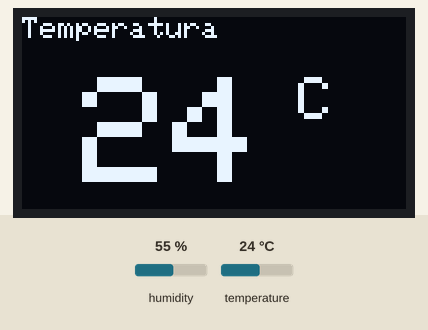
Simulated run of this sketch. Board: ESP8266 (NodeMCU). Shown: 128×64 one-colour display. The test bench sets the inputs (shaded band); at power-on: humidity 55 %, temperature 24 °C. WiFi joins after 1.5 s; servers stay silent unless stated; no MQTT or app messages arrive unless stated.

Above: at 7.3 s.
7.4 s: humidity set to 22 %
At 18.5 s:
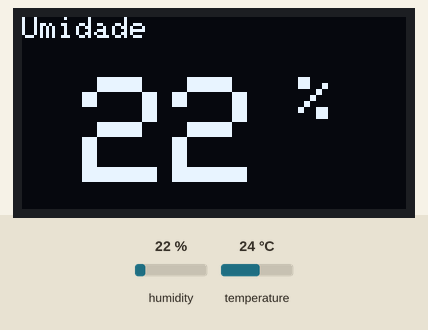
19.3 s: temperature set to 12 °C
At 26.2 s:
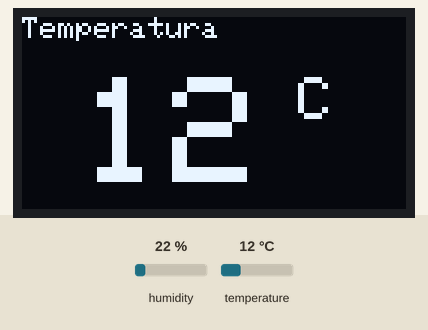
28.3 s: humidity set to 40 %
At 36.4 s:
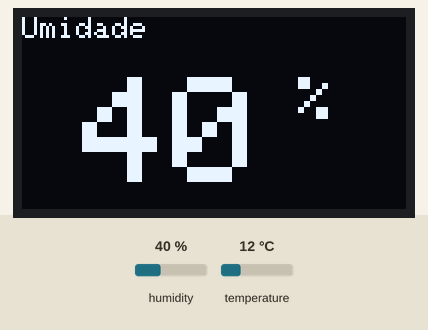
37.4 s: temperature set to 19 °C
At 44.1 s:
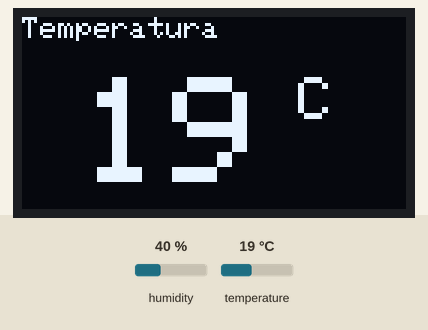
Timing chart, 0 to 45.6 s (numbered marks = the images above; inputs shaded):
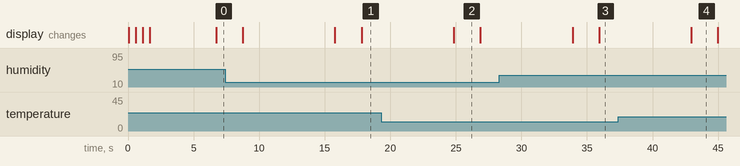

The sketch:

Medidor_Temperatura_Umidade.ino
```cpp
// --- WIFI ---
#include <ESP8266WiFi.h>
const char* ssid = ""; // nome da rede
const char* password = ""; // senha da rede
WiFiClient nodemcuClient;

// --- MQTT ---
#include <PubSubClient.h>
const char* mqtt_Broker = "mqtt.eclipseprojects.io";
const char* mqtt_ClientID = "termometro-sucena01";
PubSubClient client(nodemcuClient);
const char* topicoTemperatura = "lab-sucena/temperatura";
const char* topicoUmidade = "lab-sucena/umidade";

// --- DHT ---
#include <DHT.h>
#define DHTPIN D3
#define DHTTYPE DHT22
DHT dht(DHTPIN, DHTTYPE);
int umidade;
int temperatura;

// --- DISPLAY ---
#include <Adafruit_SSD1306.h>
#define OLED_RESET LED_BUILTIN
Adafruit_SSD1306 display(OLED_RESET);

void setup() {
  configurarDisplay();
  conectarWifi();
  client.setServer(mqtt_Broker, 1883);
}

void loop() {
  if(!client.connected()){
    reconectarMQTT();
  }
  medirTemperaturaUmidade();
  publicarTemperaturaUmidadeTopico();
  mostrarTemperaturaUmidade();
}
// --- FUNÇÕES AUXILIARES ---

// --- CONFIGURAÇÃO E CONEXÃO WIFI
void conectarWifi(){
  delay(10);

  display.setTextSize(2);
  display.setCursor(0, 0);
  display.print("Conectando ");
  display.display();

  WiFi.begin(ssid, password);

  while (WiFi.status() != WL_CONNECTED) {
    delay(500);
    display.print(".");
    display.display();
  }
}

// --- RECONECTAR O CLIENTE MQTT ---
void reconectarMQTT(){
  while(!client.connected()){
    client.connect(mqtt_ClientID);
  }
}

// --- CONFIGURA O DISPLAY ---
void configurarDisplay() {
  display.begin(SSD1306_SWITCHCAPVCC, 0x3C);
  display.setTextColor(WHITE);
  display.clearDisplay();
}

// --- PUBLICA (MQTT) TEMPERATURA E UMIDADE ---
void publicarTemperaturaUmidadeTopico(){
  client.publish(topicoTemperatura, String(temperatura).c_str(), true); // true retem o ultimo dado no broker
  client.publish(topicoUmidade, String(umidade).c_str(), true);
}

// --- MEDIÇÃO DE TEMPERATURA E UMIDADE ---
void medirTemperaturaUmidade() {
  umidade = dht.readHumidity();
  temperatura = dht.readTemperature(false);
  delay(5000);
}

// --- MOSTRA TEMPERATURA E UMIDADE ---
void mostrarTemperaturaUmidade() {
  mostrarMensagemNoDisplay("Temperatura", (temperatura), " C");
  mostrarMensagemNoDisplay("Umidade", (umidade), " %");
}

// --- EXIBE TEMPERATURA E UMIDADE NO DISPLAY ---
void mostrarMensagemNoDisplay(const char* texto1, int medicao, const char* texto2) {
  display.clearDisplay();
  display.setTextSize(1);
  display.setCursor(0, 0);
  display.print(texto1);
  display.setTextSize(5);
  display.setCursor(20, 20);
  display.print(medicao);
  display.setTextSize(2);
  display.print(texto2);
  display.display();
  delay(2000);
}
```

Measured:
- after the input at 7.4 s, the display: first differs from a run without the input after 10.4 s (image 1)
- after the input at 19.3 s, the display: changes after 5.5 s (image 2)
- after the input at 28.3 s, the display: first differs from a run without the input after 7.6 s (image 3)
- after the input at 37.4 s, the display: changes after 5.6 s (image 4)
- what the display in image 2 shows lasts 2.1 s, from 24.8 s to 26.9 s
